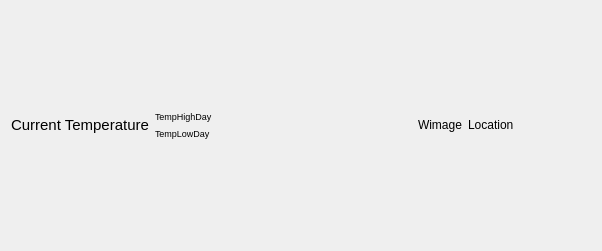
              <widget class="QWidget" name="gridLayoutWidget_10">
               <property name="geometry">
                <rect>
                 <x>0</x>
                 <y>60</y>
                 <width>602</width>
                 <height>251</height>
                </rect>
               </property>
               <layout class="QGridLayout" name="gridCurrent_3">
                <item row="0" column="0">
                 <layout class="QGridLayout" name="gridLayout_35" columnstretch="0,0,0,0,10">
                  <item row="0" column="0" rowspan="2">
                   <widget class="QLabel" name="tempCurr">
                    <property name="sizePolicy">
                     <sizepolicy hsizetype="Fixed" vsizetype="Fixed">
                      <horstretch>0</horstretch>
                      <verstretch>0</verstretch>
                     </sizepolicy>
                    </property>
                    <property name="font">
                     <font>
                      <pointsize>11</pointsize>
                     </font>
                    </property>
                    <property name="autoFillBackground">
                     <bool>false</bool>
                    </property>
                    <property name="text">
                     <string>Current Temperature</string>
                    </property>
                   </widget>
                  </item>
                  <item row="1" column="1">
                   <widget class="QLabel" name="tempLowCurr">
                    <property name="sizePolicy">
                     <sizepolicy hsizetype="Fixed" vsizetype="Fixed">
                      <horstretch>0</horstretch>
                      <verstretch>0</verstretch>
                     </sizepolicy>
                    </property>
                    <property name="font">
                     <font>
                      <pointsize>7</pointsize>
                     </font>
                    </property>
                    <property name="text">
                     <string>TempLowDay</string>
                    </property>
                   </widget>
                  </item>
                  <item row="0" column="1">
                   <widget class="QLabel" name="tempHighCurr">
                    <property name="sizePolicy">
                     <sizepolicy hsizetype="Fixed" vsizetype="Fixed">
                      <horstretch>0</horstretch>
                      <verstretch>0</verstretch>
                     </sizepolicy>
                    </property>
                    <property name="font">
                     <font>
                      <pointsize>7</pointsize>
                     </font>
                    </property>
                    <property name="text">
                     <string>TempHighDay</string>
                    </property>
                   </widget>
                  </item>
                  <item row="0" column="3" rowspan="2">
                   <widget class="QLabel" name="imageCurr">
                    <property name="text">
                     <string>Wimage</string>
                    </property>
                   </widget>
                  </item>
                  <item row="0" column="2" rowspan="2">
                   <spacer name="horizontalSpacer_3">
                    <property name="orientation">
                     <enum>Qt::Horizontal</enum>
                    </property>
                    <property name="sizeType">
                     <enum>QSizePolicy::Fixed</enum>
                    </property>
                    <property name="sizeHint" stdset="0">
                     <size>
                      <width>200</width>
                      <height>10</height>
                     </size>
                    </property>
                   </spacer>
                  </item>
                  <item row="0" column="4" rowspan="2">
                   <widget class="QLabel" name="locationCurr">
                    <property name="text">
                     <string>Location</string>
                    </property>
                   </widget>
                  </item>
                 </layout>
                </item>
               </layout>
              </widget>
